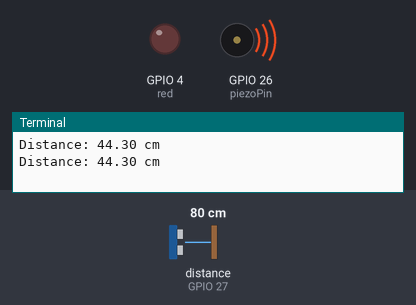
This program was run on a simulated Raspberry Pi (BCM pin numbers). Parts: output pins drawn as LEDs (lit = HIGH), buzzer (waves = sounding), the last lines printed to the terminal. Inputs (shaded band) come from the test bench; at power-on: distance to the obstacle (sensor on GPIO 27) 80 cm. The echo pulse lasts 58.3 µs per cm; the clock reads 2024-03-15 10:24:30 at power-on unless the program sets it; pins used as bus, display or sensor lines are not drawn.

Above: at 1.2 s.
1.3 s: distance to the obstacle (sensor on GPIO 27) set to 87 cm
5.2 s: distance to the obstacle (sensor on GPIO 27) set to 96 cm
At 5.48 s:
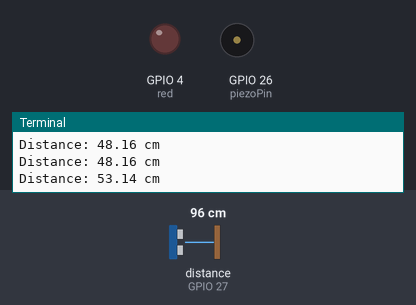
At 6.9 s:
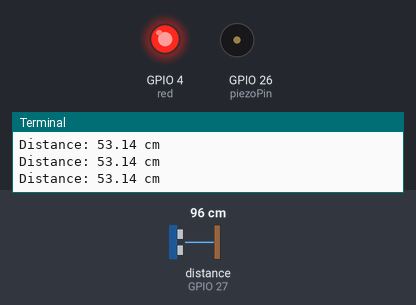
Timing chart, 0 to 8.4 s (numbered marks = the images above; inputs shaded):
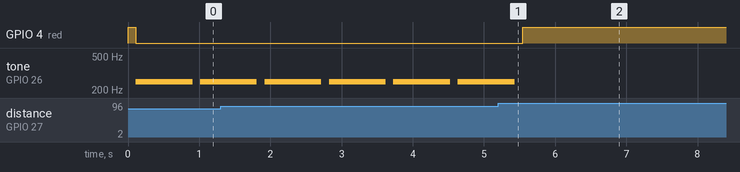

The program:

ex12_ultra02.py
```python
# 충돌 방지 시스템
# 일정 거리 내로 물체가 탐지되면 부저 울리기 + LED 경고등 켜짐
import RPi.GPIO as GPIO
import time

def measure():
   GPIO.output(trigPin, True)
   time.sleep(0.0001) # 거리를 측정할 초음파 펄스 0.0001초(10us) 동안 초음파 발생 준비
   GPIO.output(trigPin, False)
   start = time.time() # 현재 시간 저장

   while GPIO.input(echoPin) == False: # echo가 없으면
      start = time.time() # 현재 시간을 start 변수에 저장

   while GPIO.input(echoPin) == True: # echo가 있으면 (반사되어 돌아오면)
      stop = time.time()   # 현재 시간을 stop 변수에 저장
   dlapsed = stop - start # 걸린 시간 구하기
   distance = (dlapsed * 19000) / 2 # 초음파 속도를 이용해 거리 계산

   return distance # 거리 반환


# 핀설정
trigPin= 22
echoPin = 27
piezoPin = 26
red = 4
blue = 5

GPIO.setmode(GPIO.BCM)
GPIO.setup(trigPin, GPIO.OUT)
GPIO.setup(echoPin, GPIO.IN)
GPIO.setup(piezoPin, GPIO.OUT)
GPIO.setup(red, GPIO.OUT)

Buzz = GPIO.PWM(piezoPin, 250)
GPIO.output(red, True)

try:
   while True:
      distance = measure()
      print("Distance: %.2f cm" %distance) # 소숫점 둘째 자리까지 확인
      time.sleep(0.1)

      if 40 <= distance and distance < 50:
         GPIO.output(red, False)
         Buzz.start(30)
         time.sleep(0.8)
         Buzz.stop()

      elif 30 < distance and distance <= 40:
         GPIO.output(red, False)
         Buzz.start(30)
         time.sleep(0.5)
         Buzz.stop()

      elif 15 <distance and  distance <= 30:
         GPIO.output(red, False)
         ##Buzz.ChangeFrequency(600)
         Buzz.start(30)
         time.sleep(0.2)
         Buzz.stop()

      elif distance <= 15:
         GPIO.output(red, False)
         Buzz.start(30)
         time.sleep(0.05)
         Buzz.stop()

      else:
         GPIO.output(red, True)
         Buzz.stop()

except KeyboardInterrupt:
   GPIO.cleanup()
   GPIO.cleanup()
   GPIO.cleanup()
```

Measured:
- the behaviour switches between 90 and 91 cm on distance to the obstacle (sensor on GPIO 27) (found by bisection; images 0 and 1)
- after the input at 5.2 s, GPIO 4 (red): LOW → HIGH after 0.34 s; tone on GPIO 26 (piezoPin): goes on until 5.4 s, then stays silent
- by itself, tone on GPIO 26 (piezoPin): alternates 250 Hz for 0.80 s and silent for 0.11 s
